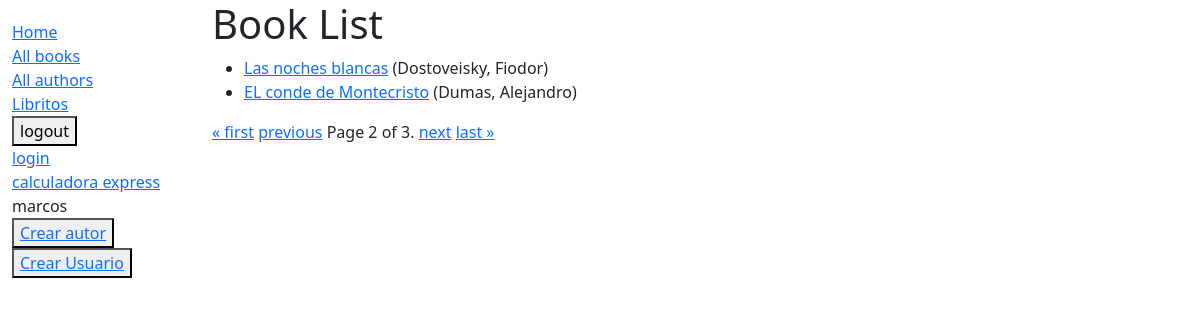
Page /catalog/libros/?page=2 (signed in) on the committed database.
### catalog/models.py (models this page shows, shortened)
class Book(models.Model):
    title = models.CharField(max_length=200)
    lenguaje  = models.ForeignKey('Lenguaje', on_delete=models.CASCADE,null=True)
    author = models.ForeignKey('Author', on_delete=models.SET_NULL, null=True)
    summary = models.TextField(max_length=1000, help_text="Ingrese una breve descripción del libro")
    isbn = models.CharField('ISBN',max_length=13, help_text='13 Caracteres <a href="https://www.isbn-international.org/content/what-isbn">ISBN number</a>')
    genre = models.ManyToManyField(Genre, help_text="Seleccione un genero para este libro")
    def get_absolute_url(self):
        return reverse('book-detail', args=[str(self.id)])
    def display_genre(self):
        """Create a string for the Genre. This is required to display genre in Admin."""
        return ', '.join(genre.name for genre in self.genre.all()[:3])
    display_genre.short_description = 'Genre'

class Author(models.Model):
    first_name = models.CharField(max_length=100)
    last_name = models.CharField(max_length=100)
    date_of_birth = models.DateField(null=True, blank=True)
    date_of_death = models.DateField('Died', null=True, blank=True)
    def __str__(self):
        return '%s, %s' % (self.last_name, self.first_name)

### catalog/views.py (the view)
# urls.py: path('libros/',views.BookListView.as_view(),name="books"),
class BookListView(generic.ListView):
    model = Book
    paginate_by = 2
    orphans = 0
    context_object_name = 'book_list'   # your own name for the list as a template variable
    queryset = Book.objects.all() # Get 5 books containing the title war
    template_name = 'book_list.html'  # Specify your own template name/location

### catalog/templates/book_list.html
{% extends "base_generic.html" %}
{% block content %}
  <h1>Book List</h1>
  {% if book_list %}
    <ul>
      {% for book in book_list %}
      <li>
        <a href="{{ book.get_absolute_url }}">{{ book.title }}</a>
        ({{book.author}})
      </li>
      {% endfor %}
    </ul>
  {% else %}
    <p>There are no books in the library.</p>
  {% endif %}
<div class="pagination">
  <span class="step-links">
      {% if page_obj.has_previous %}
          <a href="?page=1">&laquo; first</a>
          <a href="?page={{ page_obj.previous_page_number }}">previous</a>
      {% endif %}
      <span class="current">
          Page {{ page_obj.number }} of {{ page_obj.paginator.num_pages }}.
      </span>
      {% if page_obj.has_next %}
          <a href="?page={{ page_obj.next_page_number }}">next</a>
          <a href="?page={{ page_obj.paginator.num_pages }}">last &raquo;</a>
      {% endif %}
  </span>
</div
{% endblock %}

### catalog/templates/base_generic.html (shortened to what this page needs)
<!doctype html>
<html lang="en">
  <head>
    <link href="https://cdn.jsdelivr.net/npm/bootstrap@5.3.3/dist/css/bootstrap.min.css"
      rel="stylesheet"
>
    {% load static %}
    <link rel="stylesheet" href="{% static 'css/styles.css' %}" />
  </head>
  <body>
    <div class="container-fluid">
      <div class="row">
        <div class="col-sm-2">
          {% block sidebar %}
            <ul class="sidebar-nav">
              <li><a href="{% url 'index' %}">Home</a></li>
              <li><a href="">All books</a></li>
              <li><a href="{% url 'autores' %}">All authors</a></li>
              <li><a href="/catalog/libritos">Libritos</a></li>
              <form method="post" action="{% url 'logout' %}">
                <button type="submit">logout</button>
              </form>
              <li><a href="{%url 'login'%}">login</a></li>
              <li><a href="{% url 'calculadora'%}">calculadora express</a></li>
              <li>{{ user }}</li>
              <li><button><a href="{% url 'crearAutor'%}">Crear autor</a></button></li>
              <li><button><a href="{% url 'author-create'%}">Crear Usuario</a></button></li>
            </ul>
          {% endblock %}
        </div>
        <div class="col-sm-10 ">{% block content %}{% endblock %}</div>
      </div>
    </div>
  </body>
</html>

### catalog/static/css/styles.css (style rules this page uses)
.sidebar-nav { margin-top: 20px; padding: 0; list-style: none; }

### rows in the picture
Book: title "Las noches blancas", author "Dostoveisky, Fiodor"
Book: title "EL conde de Montecristo", author "Dumas, Alejandro"

### other values in the picture
{{ user }} "marcos"
{{ page_obj.number }} "2"
{{ page_obj.paginator.num_pages }} "3"
